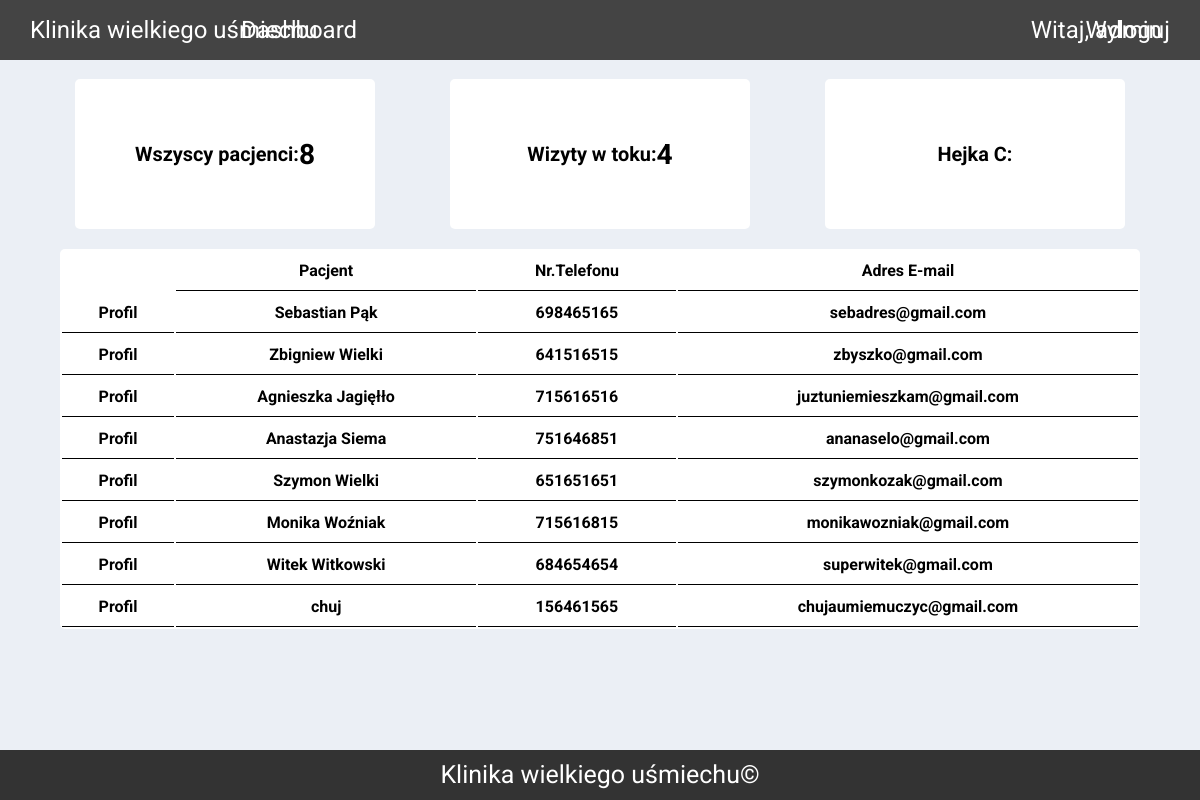
The app's page / (signed in) with its own data.
### pacjenci/models.py (models this page shows, shortened)
class Pacjent(models.Model):
    user = models.OneToOneField(User,null=True, on_delete=models.CASCADE)
    name = models.CharField(max_length=40)
    phone = models.CharField(max_length=9)
    pesel = models.CharField(max_length=11)
    email = models.CharField(max_length=30)

### pacjenci/decorators.py (the view)
    def wrapper_func(request, *args, **kwargs):
        group = None
        if request.user.groups.exists():
            group = request.user.groups.all()[0].name
        if group == 'pacjent':
            return redirect('user')
        if group == 'admin':
            return view_func(request, *args, **kwargs)

### pacjenci/templatetags/authfun.py (called while the page is built)
@register.filter(name='isInGroup')
def isInGroup(user,groupname):
    return user.groups.filter(name=groupname).exists()

### pacjenci/views.py (called while the page is built)
@login_required(login_url='login')
@admin_only
def home(request):
    wizyts = Wizyta.objects.all()
    pacjents = Pacjent.objects.all()
    total_pacjents=pacjents.count()
    total_wizyts = wizyts.count()
    context = {'wizyts':wizyts,'pacjents':pacjents, 'total_pacjents':total_pacjents,
    'total_wizyts':total_wizyts}
    return render(request,'pacjenci/dashboard.html',context)

### pacjenci/templates/pacjenci/dashboard.html
{% extends 'pacjenci/main.html' %}
{% block content %}
{% include 'pacjenci/status.html'%}
<div class="row-pacjent">
	<table class="tabela">
		<tr>
			<th></th>
			<th class="dane">Pacjent</th>
			<th class="dane">Nr.Telefonu</th>
			<th class="dane">Adres E-mail</th>
		</tr>
		{% for pacjent in pacjents %}
		<tr class="row2">
			<td class="dane">
				<a class="profil" href="{% url 'pacjent' pacjent.id %}">Profil</a>
			</td>
			<td class="dane">
				{{pacjent.name}}
			</td>
			<td class="dane">
				{{pacjent.phone}}
			</td>
			<td class="dane">
				{{pacjent.email}}
			</td>
		</tr>
		{% endfor %}
	</table>
</div>
{% endblock %}

### pacjenci/templates/pacjenci/main.html (shortened to what this page needs)
{% load static %}
<!DOCTYPE html>
<html lang="en">
	<head>
		<link
			rel="stylesheet"
			href="{% static '/css/main.css' %}" />
	</head>
	<body>
		{% include 'pacjenci/navbar.html' %}
		{% block content %}
		{% endblock %}
		{% include 'pacjenci/footer.html' %}
	</body>
</html>

### pacjenci/templates/pacjenci/navbar.html
{% load authfun %}
{% load static %}
<nav class=" ">
	<p class="navp">Klinika wielkiego uśmiechu</p>
	<div class=" " id=" ">
		<ul class="list">
			{% if request.user|isInGroup:"admin"  %}
			<li class="second">
				<a class="home-link " href="{% url 'home' %}">Dashboard</a>
			</li>
			{% else %}
			<li class="second">
				<a href="{% url 'konto' %}" class="nav-link">Ustawienia Profilu</a>
			</li>
			{% endif %}
		</ul>
	</div>
	<span class="hello">Witaj, {{request.user}}</span>
	<span><a class="logout" href="{% url 'logout' %}">Wyloguj</a></span>
</nav>

### pacjenci/templates/pacjenci/status.html (shortened to what this page needs)
<br />
<div class="row-status">
			<div class="karta"  >
					<h5 class=" ">Wszyscy pacjenci: </h5>
					<h3 class=" ">{{total_pacjents}}</h3>
	</div>
			<div class="karta"  >
					<h5 class=" ">Wizyty w toku:  </h5>
					<h3 class=" ">{{total_wizyts}}</h3>
	</div>
			<div class="karta"  >
					<h5 class=" ">Hejka C:  </h5>
	</div>
</div>

### pacjenci/templates/pacjenci/footer.html
<footer class="footer"><p>Klinika wielkiego uśmiechu©</p></footer>

### static/css/main.css (style rules this page uses)
* { box-sizing: border-box; margin: 0; padding: 0; }
body { background-color: #ebeff5; height: 100%; font-family: 'Roboto', sans-serif; }
.footer { position: absolute; bottom: 0; display: flex; text-align: center; justify-content: center; text-align: center; font-size: 25px; line-height: 50px; background-color: #333; height: 50px; width: 100%; color: #fff; }
.tabela { margin: 20px; width: 90%; background-color: #fff; text-decoration: none; border-radius: 5px; }
.dane { font-weight: bold; padding: 10px; border-bottom: 1px solid black; }
.row2 { text-align: center; }
.profil { color: #000; }
tr { padding: 10px; }
td { padding: 10px; }
a { text-decoration: none; color: #fff; }
nav { color: #fff; height: 60px; font-size: 24px; display: flex; background-color: #444; align-items: center; justify-content: space-between; text-decoration: none; }
.list { list-style-type: none; }
.navp { position: relative; left: 30px; }
.second { position: relative; left: -240px; }
.logout { position: relative; right: 30px; color: #fff; }
.hello { position: relative; right: -240px; }
.row-pacjent { display: flex; justify-content: space-evenly; }
.karta { width: 25%; height: 150px; font-weight: bold; font-size: 24px; display: flex; align-items: center; justify-content: center; background-color: #fff; border-radius: 5px; }
.row-status { display: flex; width: 100%; justify-content: space-evenly; }

### records on screen
Pacjent: name "Sebastian Pąk", phone "698465165", email "sebadres@gmail.com"
Pacjent: name "Zbigniew Wielki", phone "641516515", email "zbyszko@gmail.com"
Pacjent: name "Agnieszka Jagięłło", phone "715616516", email "juztuniemieszkam@gmail.com"
Pacjent: name "Anastazja Siema", phone "751646851", email "ananaselo@gmail.com"
Pacjent: name "Szymon Wielki", phone "651651651", email "szymonkozak@gmail.com"
Pacjent: name "Monika Woźniak", phone "715616815", email "monikawozniak@gmail.com"
Pacjent: name "Witek Witkowski", phone "684654654", email "superwitek@gmail.com"
Pacjent: name "chuj", phone "156461565", email "chujaumiemuczyc@gmail.com"

### other values on screen
{{ request.user }} "admin"
{{ total_pacjents }} "8"
{{ total_wizyts }} "4"
